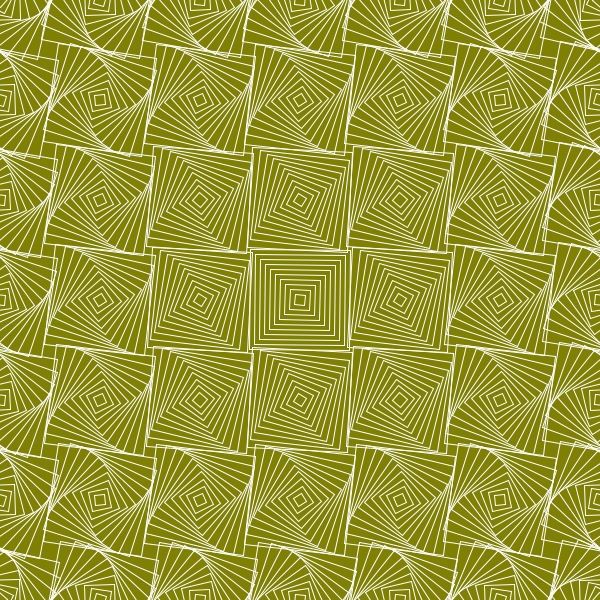
Frame 1 (no input)
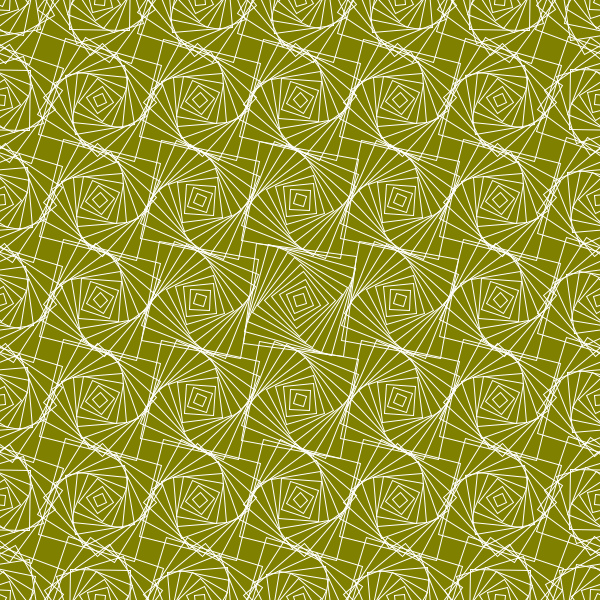
Frame 60 (the mouse pressed at the canvas centre just before this capture)
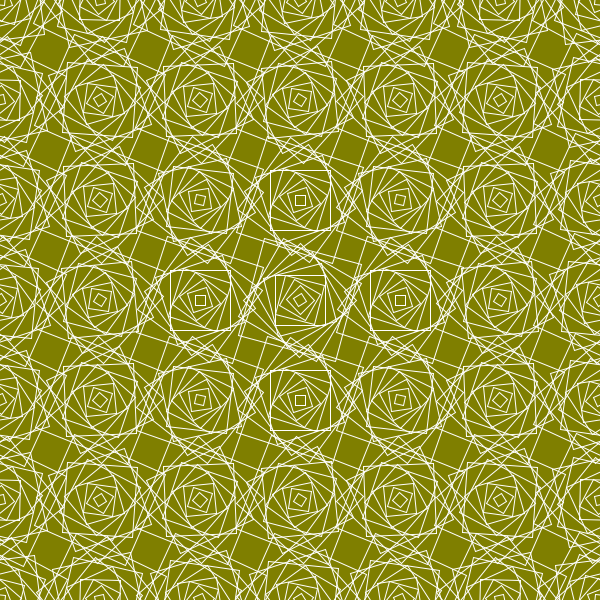
Frame 120 (the mouse held since frame 60 and released just before this capture)

The Processing sketch that drew these frames (run headless with seeded random() and noise(); from frame 60 on, the mouse is pressed at the canvas centre):

// Processing sketch: processing_172208
// ── processing_172208.pde

void setup()
{
  size(600,600);
  rectMode(CENTER);
}

void draw()
{
background(127,127,0);
 fill(100,100,255,80);
 noFill();
 stroke(255);
 
 for(int x = 0; x <=width;x+=100)
 {
   for(int y = 0; y <=height;y+=100)
   {
 pushMatrix();
 translate(x,y);
 
 

 for(int i = 100;i > 0;i-=10)
 {
   float rot_offset  = dist(width/2,height/2,x,y)*.03;
 rotate(radians(frameCount*.125+rot_offset));
 rect(0,0,i,i); 
 }
  popMatrix();
 }
 }
}
